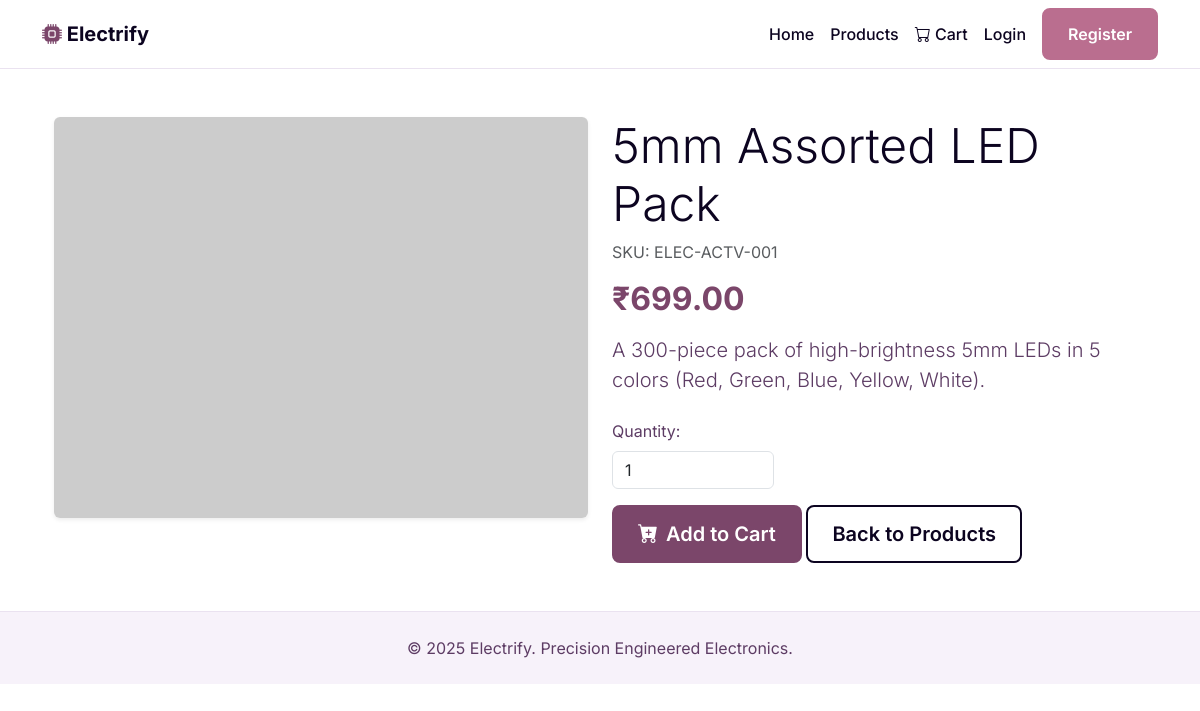
The app's page /product_detail.php?id=4 with its own data.
### tables this page shows
CREATE TABLE `products` (
  `product_id` INT(11) NOT NULL AUTO_INCREMENT,
  `category_id` INT(11) NOT NULL,
  `product_name` VARCHAR(255) NOT NULL,
  `description` TEXT,
  `price` DECIMAL(10, 2) NOT NULL,
  `sku` VARCHAR(100) NOT NULL UNIQUE,
  `stock_quantity` INT(11) NOT NULL DEFAULT 0,
  `image_url` VARCHAR(255) DEFAULT NULL,
  `created_at` TIMESTAMP NOT NULL DEFAULT CURRENT_TIMESTAMP,
  `updated_at` TIMESTAMP NOT NULL DEFAULT CURRENT_TIMESTAMP ON UPDATE CURRENT_TIMESTAMP,
  PRIMARY KEY (`product_id`),
  FOREIGN KEY (`category_id`) REFERENCES `categories` (`category_id`) ON DELETE CASCADE
);

### product_detail.php (the view, shortened to what this page needs)
<?php
require_once 'includes/header.php';
require_once 'config/db_connect.php';
$product_id = isset($_GET['id']) ? (int)$_GET['id'] : 0;
$sql = "SELECT * FROM products WHERE product_id = ?";
$stmt = $conn->prepare($sql);
$stmt->bind_param("i", $product_id);
$stmt->execute();
$result = $stmt->get_result();
$product = $result->fetch_assoc();
?>
<div class="container my-5">
    <?php if ($product): ?>
        <div class="row">
            <div class="col-md-6 mb-4">
                <?php
                if (!empty($product['image_url'])) {
                    $image_path = 'assets/images/products/' . htmlspecialchars($product['image_url']);
                } else {
                    $image_path = 'https://via.placeholder.com/600x450.png/F7F2FA/0C0420?text=Electrify';
                }
                ?>
                <img src="<?php echo $image_path; ?>" class="img-fluid rounded shadow-sm" alt="<?php echo htmlspecialchars($product['product_name']); ?>">
            </div>
            <div class="col-md-6">
                <h1 class="display-5"><?php echo htmlspecialchars($product['product_name']); ?></h1>
                <p class="text-muted">SKU: <?php echo htmlspecialchars($product['sku']); ?></p>
                <h2 class="my-3" style="color: var(--color-primary-action);">₹<?php echo htmlspecialchars($product['price']); ?></h2>
                <p class="lead"><?php echo nl2br(htmlspecialchars($product['description'])); ?></p>
                <form action="cart_logic.php" method="POST" class="mt-4">
                    <div class="row">
                        <div class="col-md-4 mb-3">
                            <label for="quantity" class="form-label">Quantity:</label>
                            <input type="number" class="form-control" name="quantity" id="quantity" value="1" min="1" max="<?php echo $product['stock_quantity']; ?>">
                        </div>
                    </div>
                    <div class="d-grid gap-2 d-md-block">
                        <button type="submit" name="add_to_cart" class="btn btn-primary btn-lg">
                            <i class="bi bi-cart-plus-fill me-2"></i>Add to Cart
                        </button>
                        <a href="products.php" class="btn btn-secondary btn-lg">Back to Products</a>
                    </div>
                </form>
            </div>
        </div>
    <?php endif; ?>
</div>
<?php
require_once 'includes/footer.php';
?>

### assets/css/style.css (style rules this page uses)
:root { --color-primary-dark: #0C0420; --color-primary-action: #7B466A; --color-primary-hover: #9F6496; --color-text-secondary: #5D3C64; --color-accent: #BA6E8F; --color-background: #FFFFFF; --color-subtle-bg: #F7F2FA; --color-border: #EAE2F0; --color-success: #10B981; --color-error: #EF4444; --shadow-md: 0 4px 6px -1px rgb(12 4 32 / 0.1), 0 2px 4px -2px rgb(12 4 32 / 0.1); --shadow-lg: 0 10px 15px -3px rgb(12 4 32 / 0.1), 0 4px 6px -4px rgb(12 4 32 / 0.1); --border-radius: 0.5rem; }
*, *::before, *::after { box-sizing: border-box; }
body { background-color: var(--color-background); color: var(--color-text-secondary); font-family: 'Inter', sans-serif; animation: fadeInAnimation ease 1s; animation-iteration-count: 1; animation-fill-mode: forwards; }
h1, h2, h3, h4, h5, h6 { color: var(--color-primary-dark); font-weight: 700; }
.btn { border-radius: var(--border-radius); transition: all 0.2s ease-in-out; padding: 0.75rem 1.5rem; font-weight: 600; border-width: 2px; }
.btn-primary { background-color: var(--color-primary-action); border-color: var(--color-primary-action); color: white; }
.btn-secondary { background-color: transparent; border-color: var(--color-primary-dark); color: var(--color-primary-dark); }

### records on screen
products: product_name "5mm Assorted LED Pack", sku "ELEC-ACTV-001", price "699.00", description "A 300-piece pack of high-brightness 5mm LEDs in 5 colors (Red, Green, Blue, Yellow, White)."
